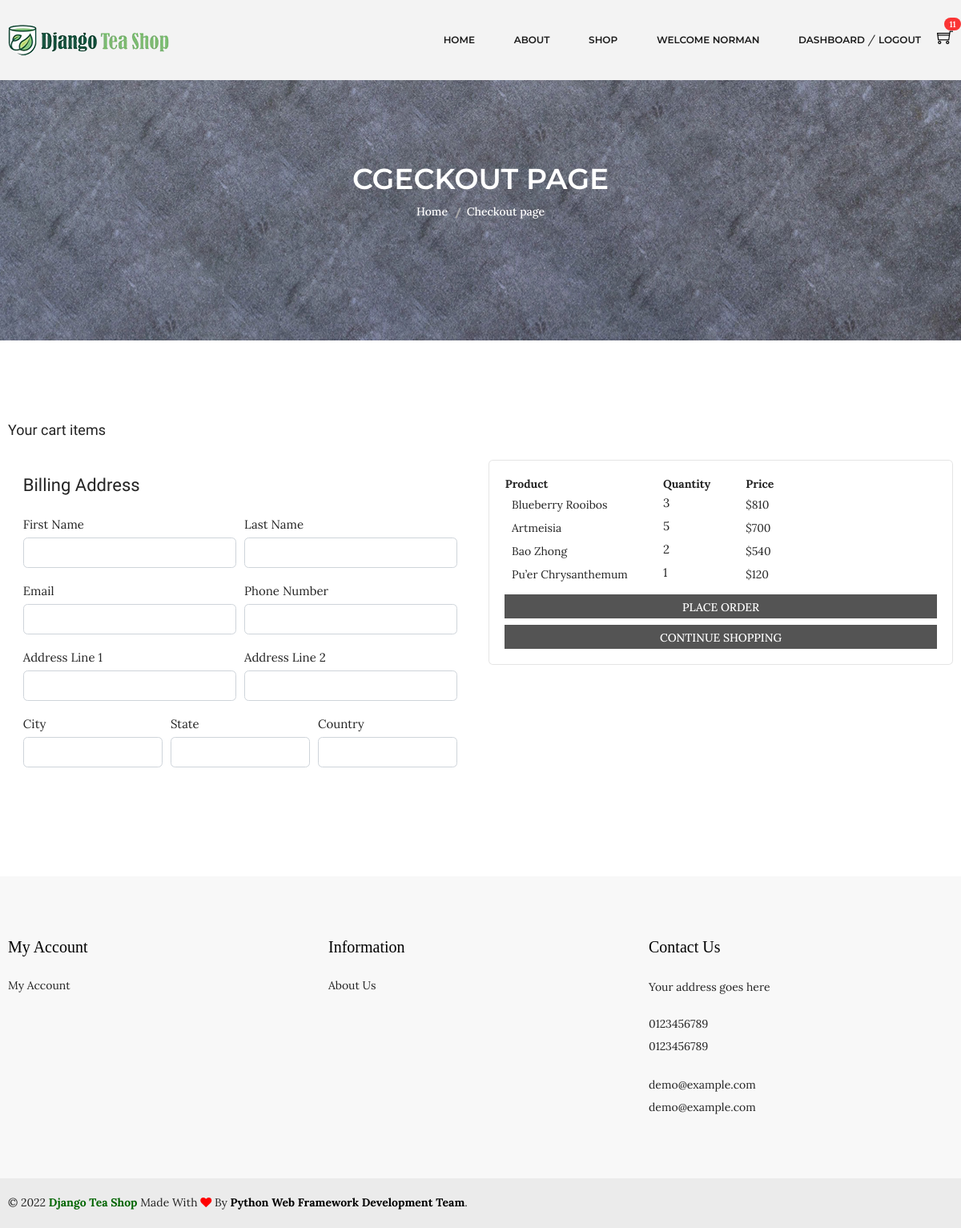
The app's page /cart/checkout/ (signed in) with its own data.
### accounts/models.py (models this page shows, shortened)
class Account(AbstractBaseUser):
    first_name = models.CharField(max_length=50)
    last_name = models.CharField(max_length=50)
    username = models.CharField(max_length=100, unique=True)
    email = models.EmailField(max_length=100, unique=True)
    phone_number = models.CharField(max_length=50)
    date_joined = models.DateTimeField(auto_now_add=True)
    last_login = models.DateTimeField(auto_now_add=True)
    is_admin = models.BooleanField(default=False)
    is_staff = models.BooleanField(default=False)
    is_active = models.BooleanField(default=False)
    is_superadmin = models.BooleanField(default=False)
    USERNAME_FIELD = 'email'
    REQUIRED_FIELDS = ['username', 'first_name', 'last_name']
    objects = MyAccountManager()

### carts/models.py (models this page shows, shortened)
class CartItem(models.Model):
    user = models.ForeignKey(Account, on_delete=models.CASCADE, null=True)
    variations = models.ManyToManyField(Variation, blank=True)
    product = models.ForeignKey(Product, on_delete=models.CASCADE)
    cart = models.ForeignKey(Cart, on_delete=models.CASCADE, null=True)
    quantity = models.IntegerField()
    is_active = models.BooleanField(default=True)
    def sub_total(self):
        return self.product.discounted_price * self.quantity

### shop/models.py (models this page shows, shortened)
class Product(models.Model):
    tea_name = models.CharField(max_length=100, unique=True)
    tea_type = models.CharField(max_length=100)
    slug = models.SlugField(max_length=100, unique=True)
    origin = models.CharField(max_length=100)
    color = models.CharField(max_length=50, blank=True)
    aroma = models.CharField(max_length=100, blank=True)
    taste = models.CharField(max_length=100, blank=True)
    tea_nature  = models.CharField(max_length=100, blank=True)
    is_available = models.BooleanField(default=True)
    is_new = models.BooleanField(default=False)
    properties = models.TextField(max_length=300, blank=True)
    weight = models.IntegerField()
    original_price = models.IntegerField()
    discounted_price = models.IntegerField()
    discount_rate = models.IntegerField(blank=True)
    photo_1 = models.ImageField(upload_to='photos/%Y/%m/%d', blank=True)
    photo_1_t = models.ImageField(upload_to='photos/%Y/%m/%d', blank=True)
    photo_1_z = models.ImageField(upload_to='photos/%Y/%m/%d', blank=True)
    photo_2 = models.ImageField(upload_to='photos/%Y/%m/%d', blank=True)
    photo_2_t = models.ImageField(upload_to='photos/%Y/%m/%d', blank=True)
    photo_2_z = models.ImageField(upload_to='photos/%Y/%m/%d', blank=True)
    photo_3 = models.ImageField(upload_to='photos/%Y/%m/%d', blank=True)
    photo_3_t = models.ImageField(upload_to='photos/%Y/%m/%d', blank=True)
    photo_3_z = models.ImageField(upload_to='photos/%Y/%m/%d', blank=True)
    photo_4 = models.ImageField(upload_to='photos/%Y/%m/%d', blank=True)
    photo_4_t = models.ImageField(upload_to='photos/%Y/%m/%d', blank=True)
    photo_4_z = models.ImageField(upload_to='photos/%Y/%m/%d', blank=True)
    created_date = models.DateTimeField(default=datetime.now)
    modified_date = models.DateTimeField(default=datetime.now)
    stars = models.IntegerField()
    store = models.IntegerField()
    category = models.ForeignKey(Category, on_delete=models.CASCADE)
    def get_url(self):
        return reverse('product_detail', args=[self.category.slug, self.slug])

### carts/views.py (the view)
# urls.py: path('checkout/', views.checkout, name='checkout'),
@login_required(login_url='login')
def checkout(request, total=0, quantity=0, cart_items=None):
    try:
        grand_total = 0
        if request.user.is_authenticated:
            cart_items = CartItem.objects.filter(user=request.user, is_active=True)
        else:
            cart = Cart.objects.get(cart_id=_cart_id(request))
            cart_items = CartItem.objects.filter(cart=cart, is_active=True)
        for cart_item in cart_items:
            total += (cart_item.product.discounted_price * cart_item.quantity)
            quantity += cart_item.quantity
        grand_total = total
    except ObjectDoesNotExist:
        pass # just ignore
    context = {
        'total': total,
        'quantity': quantity,
        'cart_items': cart_items,
        'grand_total': grand_total,
    }
    return render(request, 'shop/checkout.html', context)

### carts/context_processors.py (called while the page is built)
def counter(request):
    cart_count = 0
    if 'admin' in request.path:
        return {}
    else:
        try:
            cart = Cart.objects.filter(cart_id=_cart_id(request))
            if request.user.is_authenticated:
                cart_items = CartItem.objects.all().filter(user=request.user)
            else:
                cart_items = CartItem.objects.all().filter(cart=cart[:1])
            for cart_item in cart_items:
                cart_count += cart_item.quantity
        except cart.DoesNotExist:
            cart_count = 0
    return dict(cart_count=cart_count)

### carts/views.py (called while the page is built)
def _cart_id(request):
    cart = request.session.session_key
    if not cart:
        cart = request.session.create()
    return cart

### category/context_processors.py (called while the page is built)
def menu_links(request):
    links = Category.objects.all()
    return dict(links=links)

### templates/shop/checkout.html (shortened to what this page needs)
{% extends 'base.html' %}
{% load static %}
{% block content %}
<div class="breadcrumb-area ptb-150" style="background-image: url(../../static/img/banner/banner.jpg)">
  <div class="container">
    <div class="breadcrumb-content text-center mt-50">
      <h3>CGECKOUT PAGE</h3>
      <ul>
        <li><a href="{% url 'index' %}">Home</a></li>
        <li class="active">Checkout page</li>
      </ul>
    </div>
  </div>
</div>
<div class="cart-main-area ptb-100">
  <div class="container">
    <h3 class="page-title">Your cart items</h3>
    <div class="row">
      <aside class="col-lg-6">
        <div class="card-body">
          <h4 class="card-title mb-4">Billing Address</h4>
          <form action="{% url 'place_order' %}" method="POST">
            <div class="form-row">
              <div class="col form-group">
                <label for="">First Name</label>
                <input type="text" name="first_name" class="form-control" required>
              </div>
              <div class="col form-group">
                <label for="">Last Name</label>
                <input type="text" name="last_name" class="form-control" required>
              </div>
            </div>
          <div class="form-row">
            <div class="col form-group">
              <label for="">Email</label>
              <input type="email" name="email" class="form-control" required>
            </div>
            <div class="col form-group">
              <label for="">Phone Number</label>
              <input type="text" name="phone" class="form-control" required>
            </div>
          </div>
        <div class="form-row">
          <div class="col form-group">
            <label for="">Address Line 1</label>
            <input type="text" name="address_line_1" class="form-control" required>
          </div>
          <div class="col form-group">
            <label for="">Address Line 2</label>
            <input type="text" name="address_line_2" class="form-control">
          </div>
        </div>
        <div class="form-row">
          <div class="col form-group">
            <label for="">City</label>
            <input type="text" name="city" class="form-control" required>
          </div>
          <div class="col form-group">
            <label for="">State</label>
            <input type="text" name="state" class="form-control" required>
          </div>
          <div class="col form-group">
            <label for="">Country</label>
            <input type="text" name="country" class="form-control" required>
          </div>
        </div>
      </aside>
      <aside class="col-lg-6">
        <div class="card">
          <div class="card-body">
            <table style="border: 0px; margin-bottom: 10px">
              <thead>
                <tr>
                  <th>Product&#x2003;&#x2003;&#x2003;</th>
                  <th>Quantity&#x2003;&#x2003;&#x2003;</th>
                  <th>Price</th>
                </tr>
              </thead>
              <tbody>
                {% for cart_item in cart_items %}
                <tr>
                  <td class="product-thumbnail">
                    <a href="{{ cart_item.product.get_url }}"
                      >{{ cart_item.product.tea_name }}&#x2003;&#x2003;&#x2003;</a
                    >
                  </td>
                  <td class="product-quantity">
                    <div class="input-group input-spinner">
                      <label for="">{{cart_item.quantity}}</label>
                    </div>
                  </td>
                  <td class="product-subtotal">${{ cart_item.sub_total }}</td>
                </tr>
                {% endfor %}
              </tbody>
            </table>
            <button type="submit" name="submit" class="btn btn-secondary btn-block">PLACE ORDER</button>
            <a href="{% url 'shop' %}" class="btn btn-secondary btn-block" style="text-align: center">CONTINUE SHOPPING</a>
        </div>
        </div>
      </aside>
    </div>
  </div>
</div>
{% endblock %}

### templates/partials/_navbar.html (shortened to what this page needs)
{% load static %}
<header class="header-area gray-bg clearfix fixed-top">
  <div class="header-bottom">
    <div class="container">
      <div class="row">
        <div class="col-lg-3 col-md-4 col-6">
          <div class="logo">
            <a href="{% url 'index' %}">
              <img alt="" src="{% static 'img/logo/logo.png' %}" />
            </a>
          </div>
        </div>
        <div class="col-lg-9 col-md-8 col-6">
          <div class="header-bottom-right">
            <div class="main-menu">
              <nav>
                <ul>
                  <li class="top-hover">
                    <a href="{% url 'index' %}">home</a>
                  </li>
                  <li><a href="{% url 'about' %}">about</a></li>
                  <li class="mega-menu-position top-hover">
                    <a href="{% url 'shop' %}">shop</a>
                  </li>
                  {% if user.id is None %}
                  <li class="top-hover">
                    <a href="{% url 'login' %}">login</a> / <a href="{% url 'register' %}">register</a>
                  </li>
                  {% else %}
                  <li><a href="#">Welcome {{ user.first_name }}</a></li>
                  <li class="top-hover">
                    <a href="{% url 'dashboard' %}">dashboard</a> / <a href="{% url 'logout' %}">logout</a>
                  </li>
                  {% endif %}
                </ul>
              </nav>
            </div>
            <div class="header-cart">
              <a href="{% url 'cart' %}" class="widget-header">
              <div class="cart-icon">
                <i class="ti-shopping-cart"></i>
              </div><span class="badge badge-pill badge-danger notify mt-25">{{cart_count}}</span>
            </a>
              </div>
            </div>
          </div>
        </div>
      </div>
    </div>
</header>

### djangoteashop/static/css/ui.css (style rules this page uses)
html { font-family: "Inter", sans-serif; font-size: 15px; }
article:after, .form-group:after { display: block; clear: both; content: ""; }
.widget-header { display: inline-block; vertical-align: middle; position: relative; }
.widget-header i { color: #969696; }
.widget-header .notify { position: absolute; top: -3px; right: -10px; }
.notify { position: absolute; top: -4px; right: -10px; display: inline-block; padding: 0.25em 0.6em; font-size: 12px; line-height: 1; text-align: center; border-radius: 3rem; color: #fff; background-color: #fa3434; }
.input-spinner { width: 125px; flex-wrap: nowrap; display: inline-flex; vertical-align: middle; }

### records on screen
Account: first_name "NORMAN"
CartItem: product.tea_name "Blueberry Rooibos", quantity "3", sub_total "810"
CartItem: product.tea_name "Artmeisia", quantity "5", sub_total "700"
CartItem: product.tea_name "Bao Zhong", quantity "2", sub_total "540"
CartItem: product.tea_name "Pu’er Chrysanthemum", quantity "1", sub_total "120"

### other values on screen
{{ cart_count }} "11"
